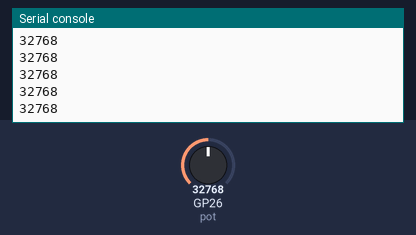
This program was run on a simulated Raspberry Pi Pico running MicroPython. Shown: the last lines printed to the serial console. Inputs (shaded band) come from the test bench; at power-on: GP26 (pot) = 32768 (analog values on the 0–65535 scale).

Above: at 1.2 s.
1.3 s: GP26 (pot) set to 45874
At 1.31 s:
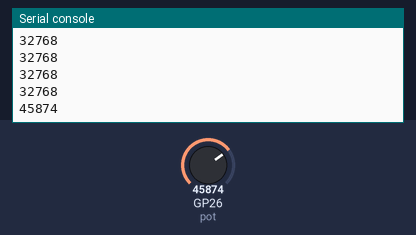
2.8 s: GP26 (pot) set to 57670
At 2.81 s:
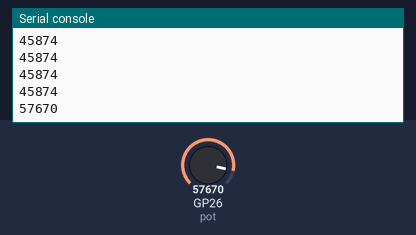
Timing chart, 0 to 5.8 s (numbered marks = the images above; inputs shaded):
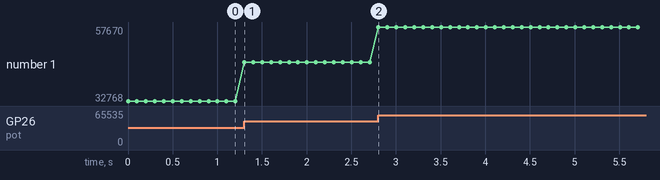

Measured:
- after the input at 1.3 s, the serial console: prints a new line at once (image 1)
- after the input at 2.8 s, the serial console: prints a new line at once (image 2)
- plotted number 1: 32768 → 45874 after the input at 1.3 s, 45874 → 57670 after the input at 2.8 s

The program:

sensor_adc.py
```python
# Complete project details at https://RandomNerdTutorials.com/raspberry-pi-pico-analog-inputs-micropython/
from machine import Pin, ADC
from time import sleep

pot = ADC(Pin(26))

while True:
  pot_value = pot.read_u16() # read value, 0-65535 across voltage range 0.0v - 3.3v
  print(pot_value)
  sleep(0.1)
```
